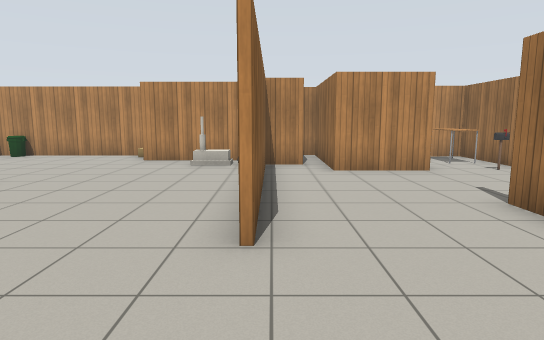
View 1 (above)

16 first-person views from a walk through a robot-simulator world made for Gazebo. The camera is 1.3 m above the floor, tilts 8° down and sees 75° across. Floor lines are 1 m apart. The floor is counted in squares, 1 m on a side. Each view is taken from the middle of a square. On the plan, view 1 faces up. The plan holds only what a view shows up to about 15 squares ahead; the rest is blank. Simple patterns stand in for the simulator's built-in surfaces. Simple shapes stand in for some stock models.

View 2
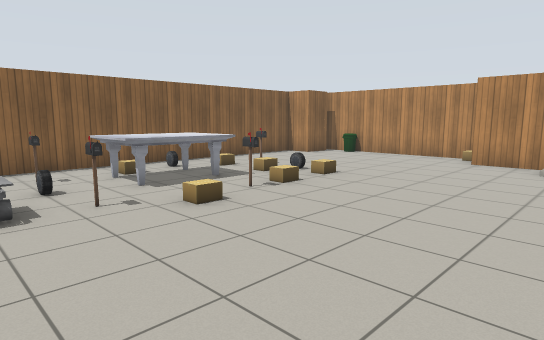

View 3
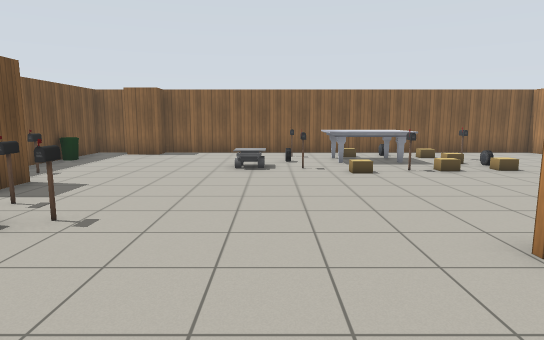

View 4
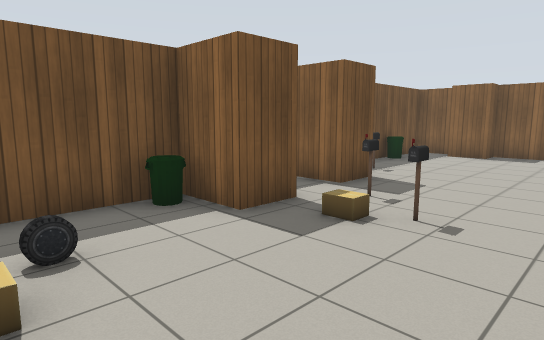

View 5
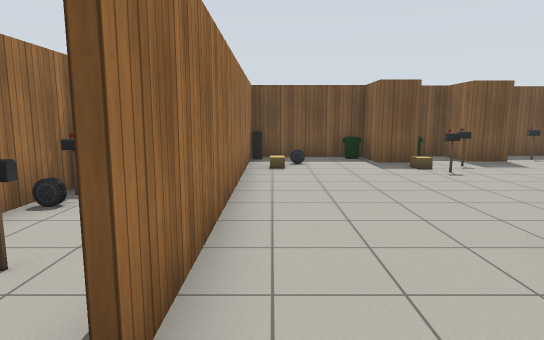

View 6
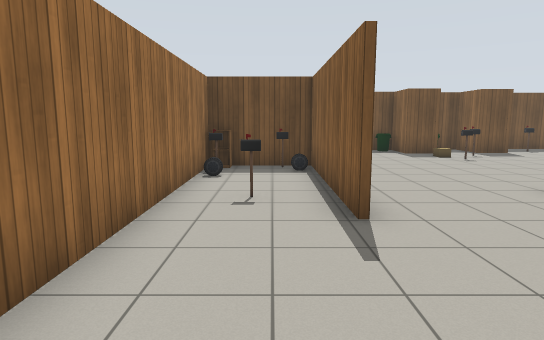

View 7
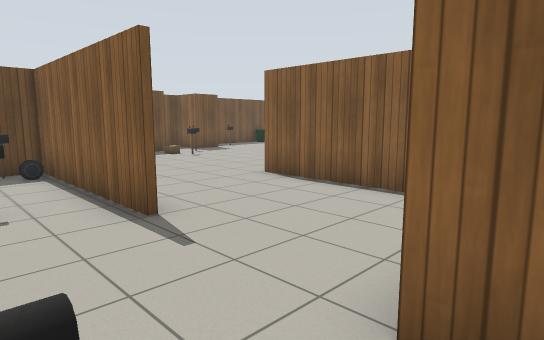

View 8
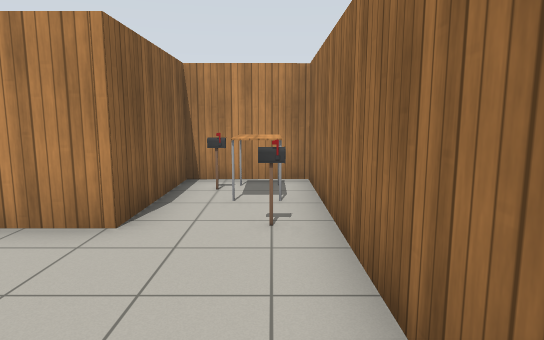

View 9
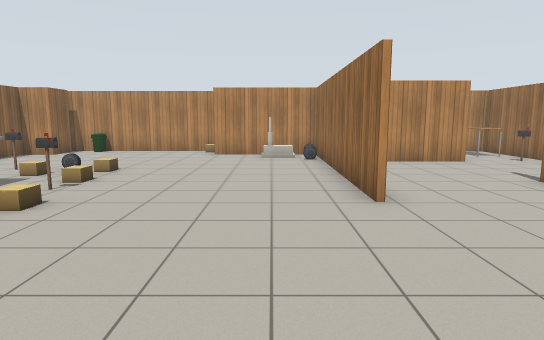

View 10
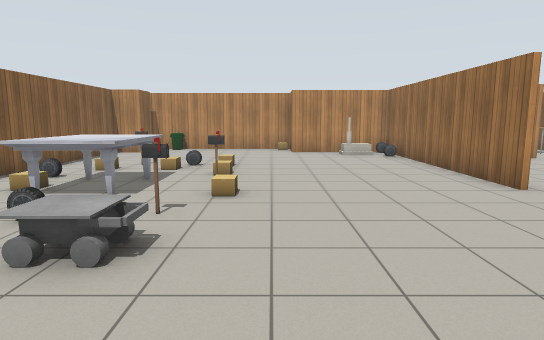

View 11
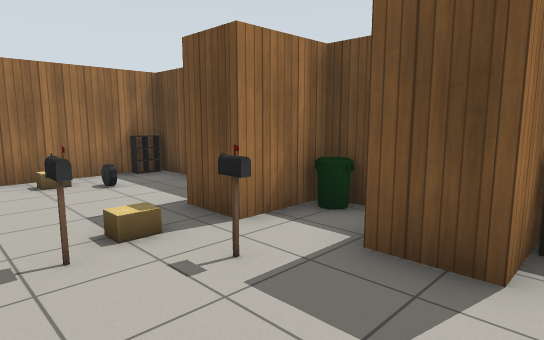

View 12
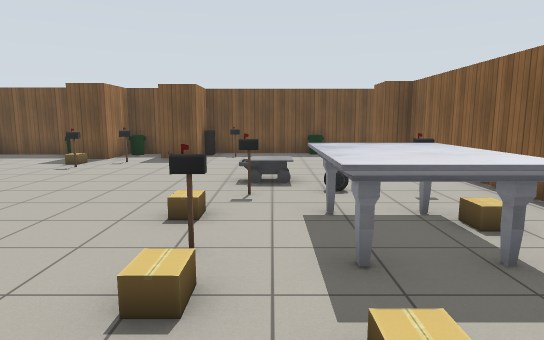

View 13
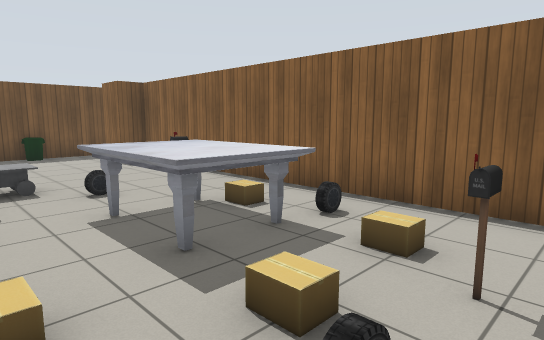

View 14
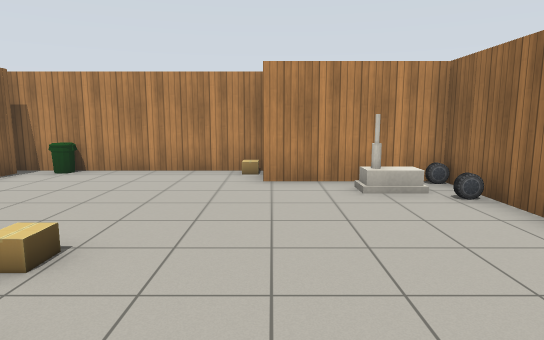

View 15
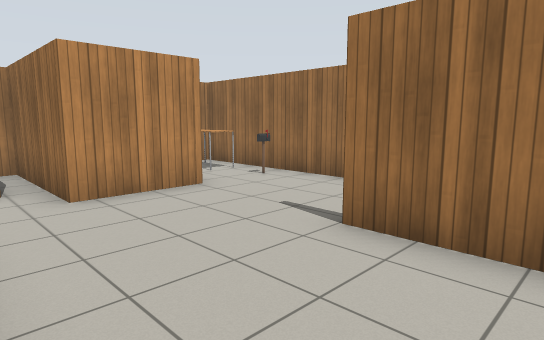

View 16
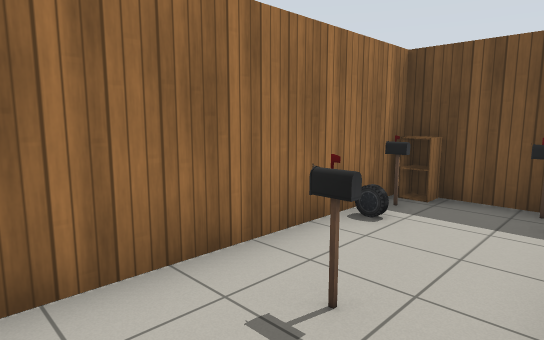

### Floor plan
Points are (right, up) in squares from view 1. A wall is a line through its corners. A room is listed if a view was taken in it or the views show most of it. See-through windows are left out.
Room 1 (views 1, 2, 3, 4, 5, 6, 7, 8, 9, 10, 11, 12, 13, 14, 15, 16)
walls: (-0.3, 3.5) (-0.3, 11.5) (-4.2, 11.5); (3.9, 5.5) (3.9, -0.1) (4.6, -0.1); (-0.2, 10) (-0.2, 3.5); (1, 10.4) (-0.2, 10.4); (6.4, -0.1) (6.8, -0.1) (6.8, 12.8) (4.1, 12.8) (4.1, 9.2) (1.6, 9.2) (1.6, 13.1); (-4.1, 13.1) (-10.6, 13.1); (3.7, -5.3) (3.7, 5.5); (-11.4, -4.7) (-11.4, -6) (-4.4, -6) (-4.4, -4.1) (-3.2, -4.1) (-3.2, -5.7) (-1.5, -5.7) (-1.5, -3.9) (-0.2, -3.9) (-0.2, -5.5) (3.7, -5.5); (-10.3, 12.8) (-10.3, 11.5) (-11.4, 11.5) (-11.4, -3.3) (-10.5, -3.3) (-10.5, -4.6)
low walls: (3.2, -5.1) (3.8, -5.1); (3.2, -5.3) (3.7, -5.3); (3.3, -5.4) (3.3, -4.7) (3.8, -4.7)
objects: postbox (-10, 2); cardboard box (-10, 4); car (-10, 5); bin (-9, -6); marble table (-9, 3) to (-8, 5); cardboard box (-9, 6); postbox (-9, 7); bin (-9, 13); car (-8, 2); cardboard box (-8, 6) to (-8, 7); other object (-7, 0) to (-7, 1); postbox (-7, 2); car (-7, 7); other object (-6, -5); cardboard box (-6, 3); postbox (-6, 5); cardboard box (-6, 6); cardboard box (-6, 7); cardboard box (-5, 13); bin (-2, -5); postbox (-2, -3); house (-2, 11); cardboard box (-1, -3); postbox (-1, -2); car (-1, 10); car (-1, 11); bin (0, -5); car (2, -4); cardboard box (3, -3); car (4, 1); postbox (5, 0); postbox (5, 4); postbox (5, 12); cabinet (6, 0); postbox (6, 1); car (6, 2); postbox (6, 9); table (6, 11) to (6, 12)

Where each view was taken, in squares from view 1:
view 1: 0 up, 0 right, facing up
view 2: 0 up, 1 left, facing up-left
view 3: 1 up, 3 right, facing left
view 4: 0 up, 3 right, facing down-left
view 5: 7 up, 3 right, facing down
view 6: 10 up, 5 right, facing down
view 7: 10 up, 6 right, facing down-left
view 8: 5 up, 6 right, facing up
view 9: 2 down, 2 left, facing up
view 10: 3 down, 5 left, facing up
view 11: 1 down, 5 left, facing down-right
view 12: 8 up, 7 left, facing down
view 13: 8 up, 6 left, facing down-left
view 14: 4 up, 4 left, facing up
view 15: 3 up, 0 right, facing up-right
view 16: 6 up, 4 right, facing down-right
